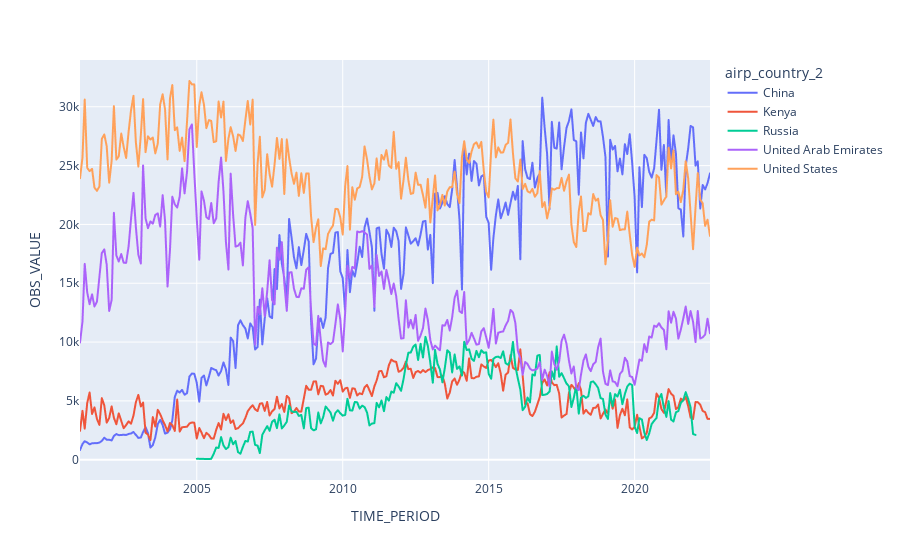

Notebook code for this chart:
### Code cell
fig = px.line(total_cargo, x='TIME_PERIOD', y= 'OBS_VALUE' ,color='airp_country_2')
fig.show()

### Figure 1 — Plotly figure (JSON) as saved in the notebook; plotly's stock layout.template omitted (floating-point values rounded to 4 significant figures; data arrays with more than 128 entries replaced by an {"elided": "..."} marker saying what was removed)
{"data": [{"hovertemplate": "airp_country_2=China<br>TIME_PERIOD=%{x}<br>OBS_VALUE=%{y}<extra></extra>", "legendgroup": "China", "line": {"color": "#636efa", "dash": "solid"}, "marker": {"symbol": "circle"}, "mode": "lines", "name": "China", "showlegend": true, "type": "scattergl", "x": {"elided": "260 str values"}, "xaxis": "x", "y": {"elided": "260 float values"}, "yaxis": "y"}, {"hovertemplate": "airp_country_2=Kenya<br>TIME_PERIOD=%{x}<br>OBS_VALUE=%{y}<extra></extra>", "legendgroup": "Kenya", "line": {"color": "#EF553B", "dash": "solid"}, "marker": {"symbol": "circle"}, "mode": "lines", "name": "Kenya", "showlegend": true, "type": "scattergl", "x": {"elided": "260 str values"}, "xaxis": "x", "y": {"elided": "260 float values"}, "yaxis": "y"}, {"hovertemplate": "airp_country_2=Russia<br>TIME_PERIOD=%{x}<br>OBS_VALUE=%{y}<extra></extra>", "legendgroup": "Russia", "line": {"color": "#00cc96", "dash": "solid"}, "marker": {"symbol": "circle"}, "mode": "lines", "name": "Russia", "showlegend": true, "type": "scattergl", "x": {"elided": "206 str values"}, "xaxis": "x", "y": {"elided": "206 float values"}, "yaxis": "y"}, {"hovertemplate": "airp_country_2=United Arab Emirates<br>TIME_PERIOD=%{x}<br>OBS_VALUE=%{y}<extra></extra>", "legendgroup": "United Arab Emirates", "line": {"color": "#ab63fa", "dash": "solid"}, "marker": {"symbol": "circle"}, "mode": "lines", "name": "United Arab Emirates", "showlegend": true, "type": "scattergl", "x": {"elided": "260 str values"}, "xaxis": "x", "y": {"elided": "260 float values"}, "yaxis": "y"}, {"hovertemplate": "airp_country_2=United States<br>TIME_PERIOD=%{x}<br>OBS_VALUE=%{y}<extra></extra>", "legendgroup": "United States", "line": {"color": "#FFA15A", "dash": "solid"}, "marker": {"symbol": "circle"}, "mode": "lines", "name": "United States", "showlegend": true, "type": "scattergl", "x": {"elided": "260 str values"}, "xaxis": "x", "y": {"elided": "260 float values"}, "yaxis": "y"}], "layout": {"legend": {"title": {"text": "airp_country_2"}, "tracegroupgap": 0}, "margin": {"t": 60}, "xaxis": {"anchor": "y", "domain": [0, 1], "title": {"text": "TIME_PERIOD"}}, "yaxis": {"anchor": "x", "domain": [0, 1], "title": {"text": "OBS_VALUE"}}}}
